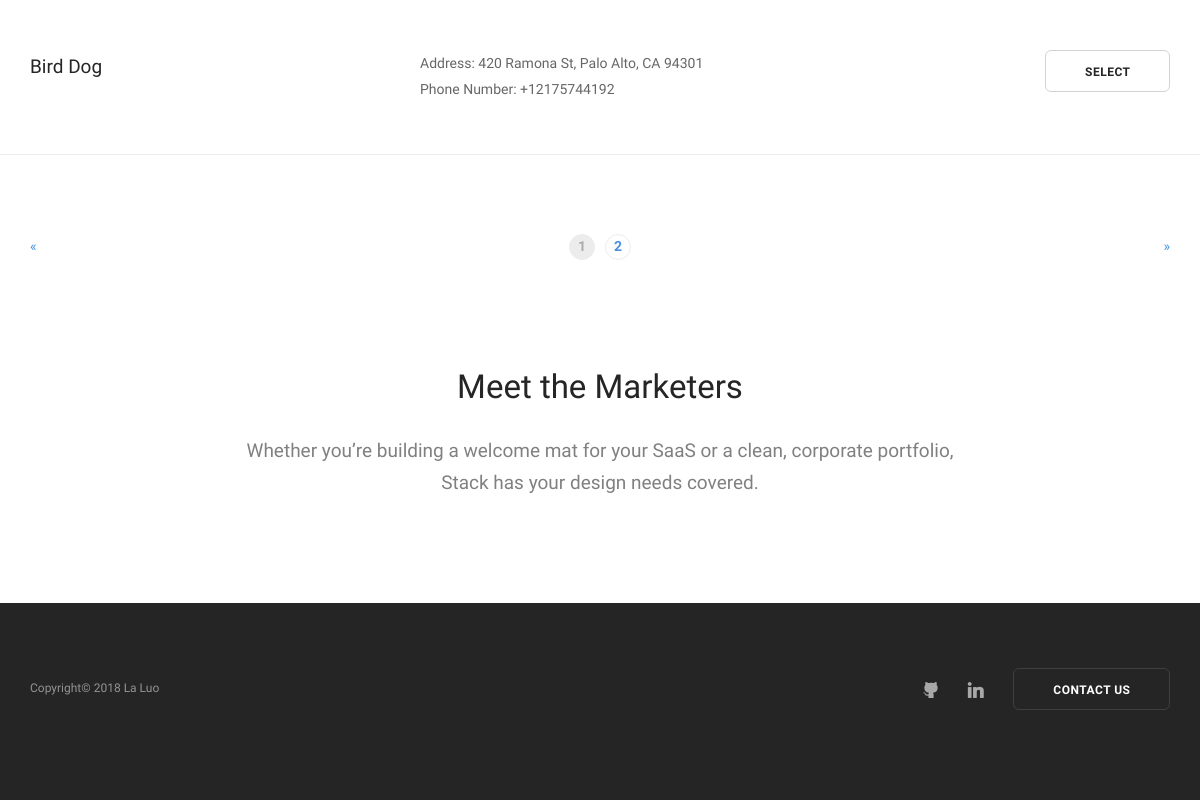
/ (lower part), run on an earlier commit of the app's database.
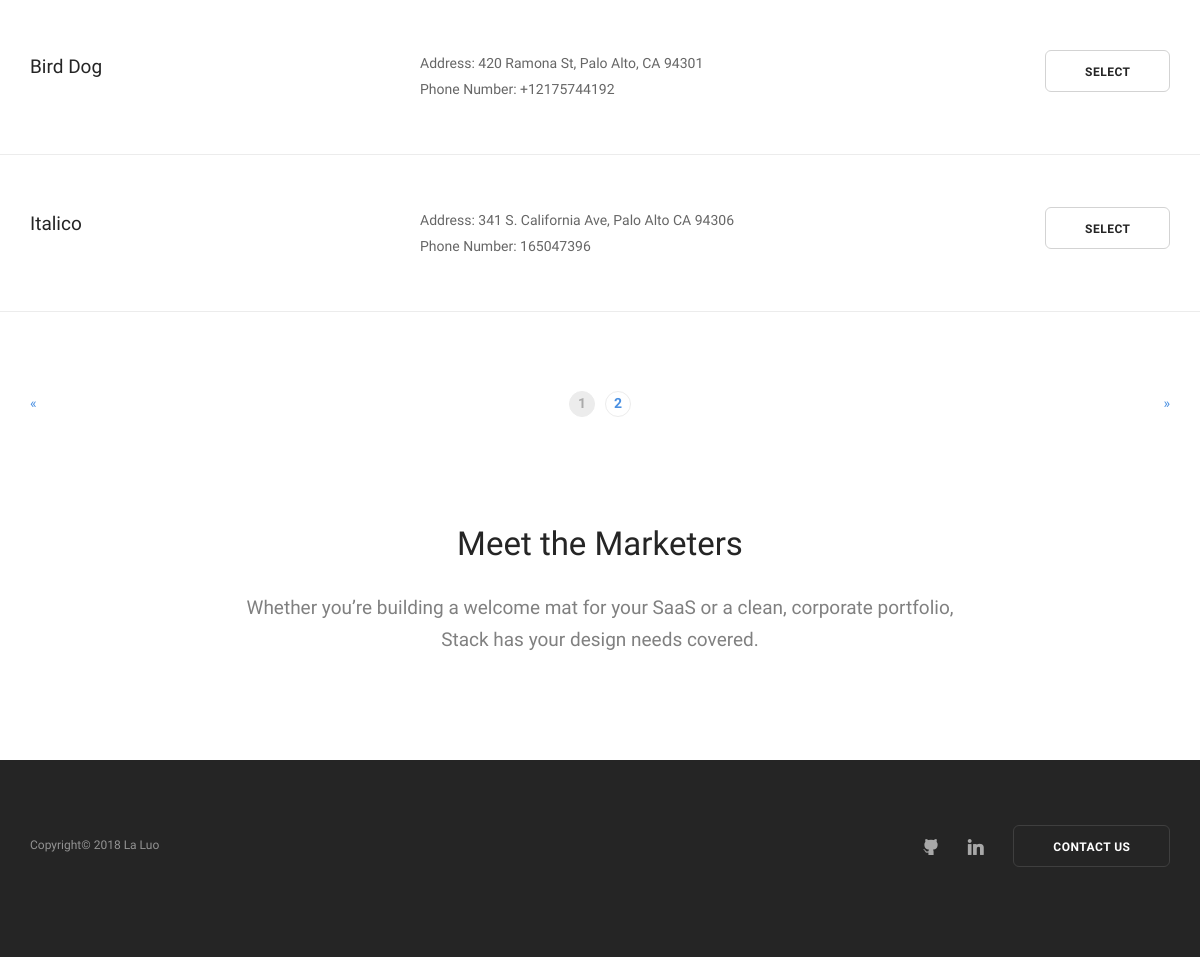
And on a later commit of the database.
### canteen/models.py (models this page shows, shortened)
class Canteen(models.Model):
    id = models.IntegerField(primary_key=True)
    name = models.CharField(max_length=30)
    manager = models.ForeignKey(User, related_name='manager', null=True)
    address = models.CharField(max_length=50, null=True)
    phone_number = models.CharField(max_length=12, null=True)
    class Meta:
    	ordering = ['name']

### canteen/views.py (the view, shortened to what this page needs)
# urls.py: url(r'^$', views.search, name='home_view'),
def search(request):
    errors = []
    all_canteen = Canteen.objects.all()
    return render(request, 'canteen/search_form.html', {'errors': errors, 'all_canteen': all_canteen})

### canteen/templates/canteen/search_form.html (shortened to what the changed rows need)
<!doctype html>
<html lang="en">
    <head>
         {% load static from staticfiles  %}
        <link href="{% static 'canteen/css/bootstrap.css' %}" rel="stylesheet" type="text/css" media="all" />
        <link href="{% static 'canteen/css/stack-interface.css' %}" rel="stylesheet" type="text/css" media="all" />
        <link href="{% static 'canteen/css/socicon.css' %}" rel="stylesheet" type="text/css" media="all" />
        <link href="{% static 'canteen/css/lightbox.min.css' %}" rel="stylesheet" type="text/css" media="all" />
        <link href="{% static 'canteen/css/flickity.css' %}" rel="stylesheet" type="text/css" media="all" />
        <link href="{% static 'canteen/css/iconsmind.css' %}" rel="stylesheet" type="text/css" media="all" />
        <link href="{% static 'canteen/css/jquery.steps.css' %}" rel="stylesheet" type="text/css" media="all" />
        <link href="{% static 'canteen/css/theme.css' %}" rel="stylesheet" type="text/css" media="all" />
        <link href="{% static 'canteen/css/custom.css' %}" rel="stylesheet" type="text/css" media="all" />
    </head>
    <body class=" ">
        <div class="main-container">
            {% if all_canteen %} {% for each in all_canteen %}
            <section class="space--xs blog-article-wide">
                <div class="container">
                    <div class="row">
                        <div class="cta cta--horizontal text-center-xs">
                            <div class="col-sm-4">
                                <h4>{{ each.name }}</h4>
                            </div>
                            <div class="col-sm-5">
                                <p>
                                    Address: {{ each.address }}
                                    <br> Phone Number: {{ each.phone_number }}
                                </p>
                            </div>
                            <div class="col-sm-3 text-right text-center-xs">
                                <a class="btn type--uppercase" href="{% url "restaurant" each.id %}">
                                    <span class="btn__text">
                                        Select
                                    </span>
                                </a>
                            </div>
                        </div>
                    </div>
                </div>
            </section>
            {% endfor %} {% endif %}
            <section class="text-center">
                <div class="container">
                    <div class="row">
                        <div class="col-sm-10 col-sm-offset-1 col-md-8 col-md-offset-2">
                            <h2>Meet the Marketers</h2>
                        </div>
                    </div>
                </div>
            </section>
        </div>
    </body>
</html>

What changed in the data, as far as the page shows it:
added Canteen: name "Italico", address "341 S. California Ave, Palo Alto CA 94306", phone_number "165047396"
